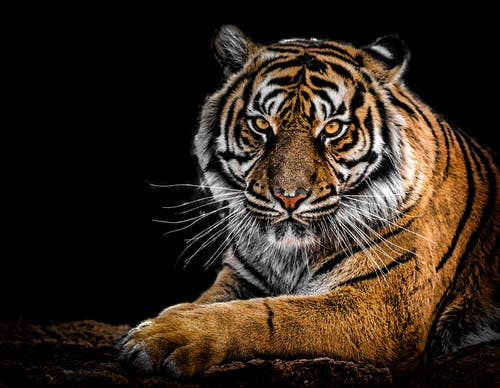
#> input picture images/tier.jpeg, 500 x 388 px
$ python masking.py
#> lines starting #> are read from the running program, lines starting #| are printed output that depends on the picture; after the words box and inside, x2 and y2 are one past the last pixel; in counts of white or black regions, pixels touching at a corner belong together
import cv2 as cv
import numpy as np

img = cv.imread("../images/tier.jpeg")
#> img is the input picture: shape (388, 500, 3); mean B, G, R 28.1, 38.9, 50.6
cv.imshow('Image', img)

blank = np.zeros(img.shape[:2], dtype='uint8')
# cv.imshow('blank', blank)

mask = cv.circle(blank, (img.shape[1]//2 + 50, img.shape[0]//2-50), 100, (255,255,255), -1)
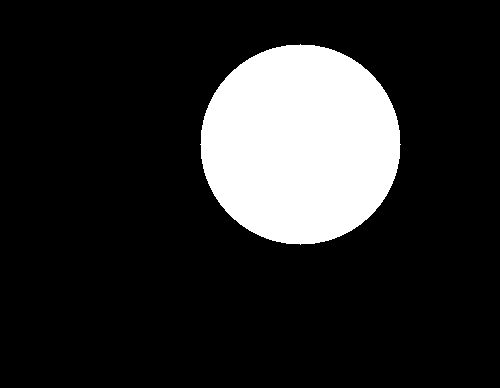
#> blank: shape (388, 500); 16.2% white; 1 white region, box (x1, y1, x2, y2) and area: (200, 44, 401, 245) 31417
# cv.imshow('mask', mask)

masked = cv.bitwise_and(img, img, mask=mask)
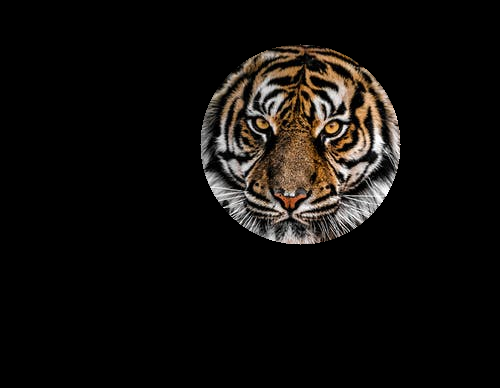
#> masked: shape (388, 500, 3); mean B, G, R 11.9, 14.1, 16.5
cv.imshow('masked image', masked)


cv.waitKey(0)

$ run again, with images/friend.jpg copied over images/tier.jpeg
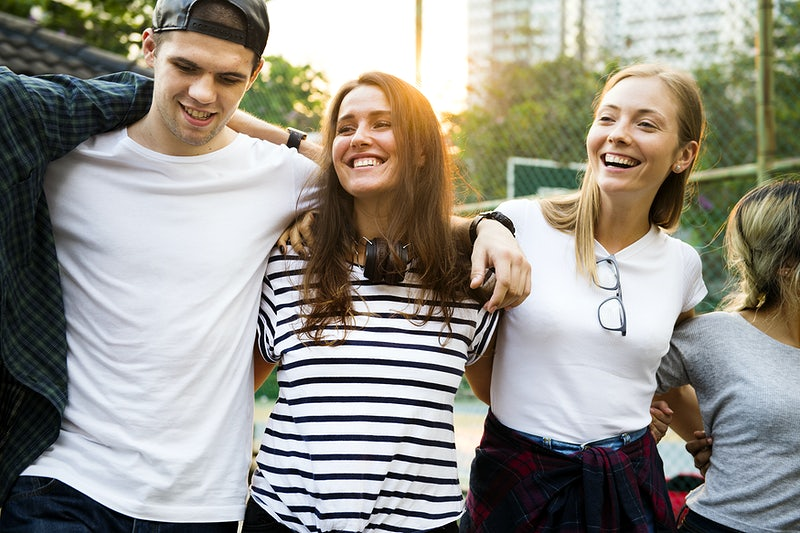
#> input picture images/friend.jpg, 800 x 533 px
#> img is the input picture: shape (533, 800, 3); mean B, G, R 137.3, 145.9, 148.8
#> `mask = cv.circle(blank, (img.shape[1]//2 + 50, img.shape[0]//2-50), 10..`:
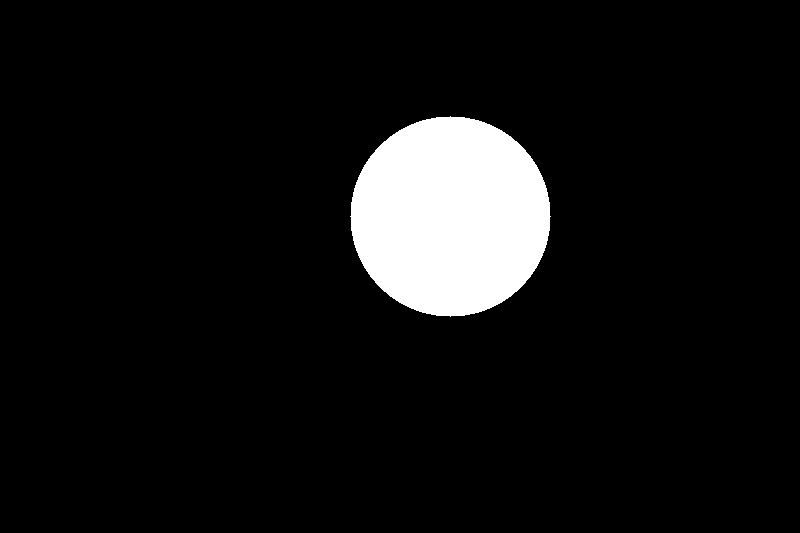
#> blank: shape (533, 800); 7.4% white; 1 white region, box (x1, y1, x2, y2) and area: (350, 116, 551, 317) 31417
#> `masked = cv.bitwise_and(img, img, mask=mask)`:
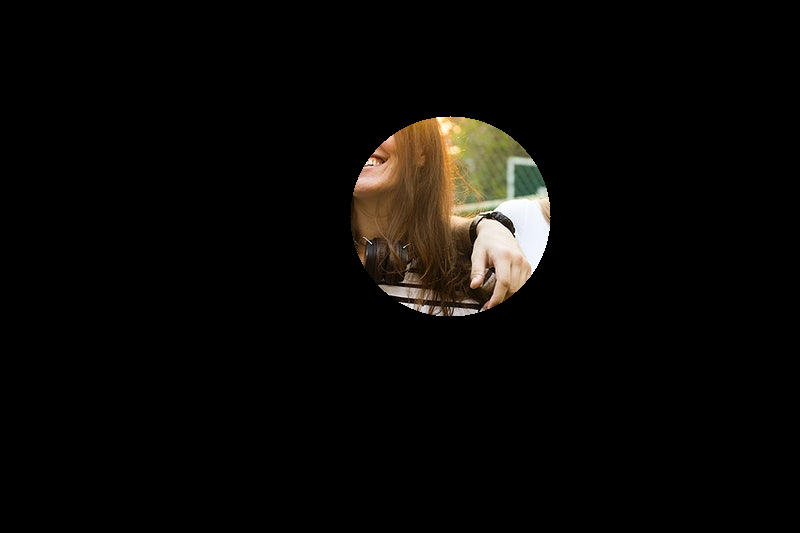
#> masked: shape (533, 800, 3); mean B, G, R 6.3, 8.5, 9.9
